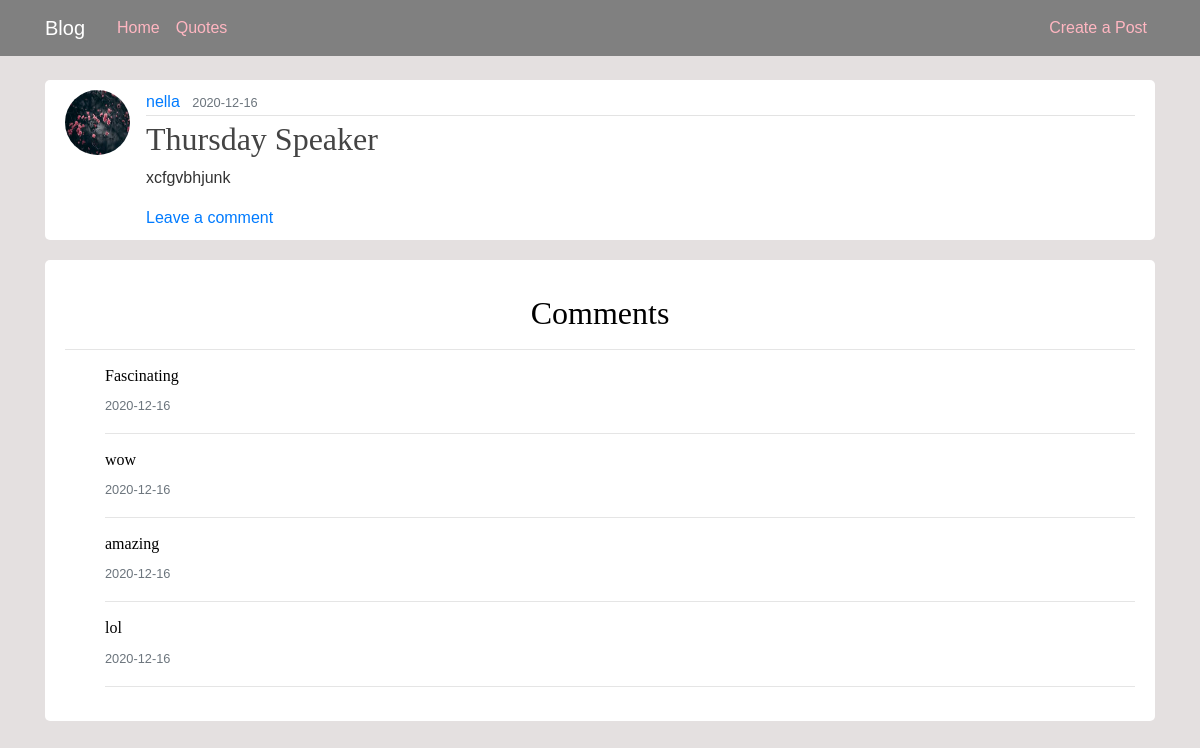
Page /post/3 on the earlier database version.
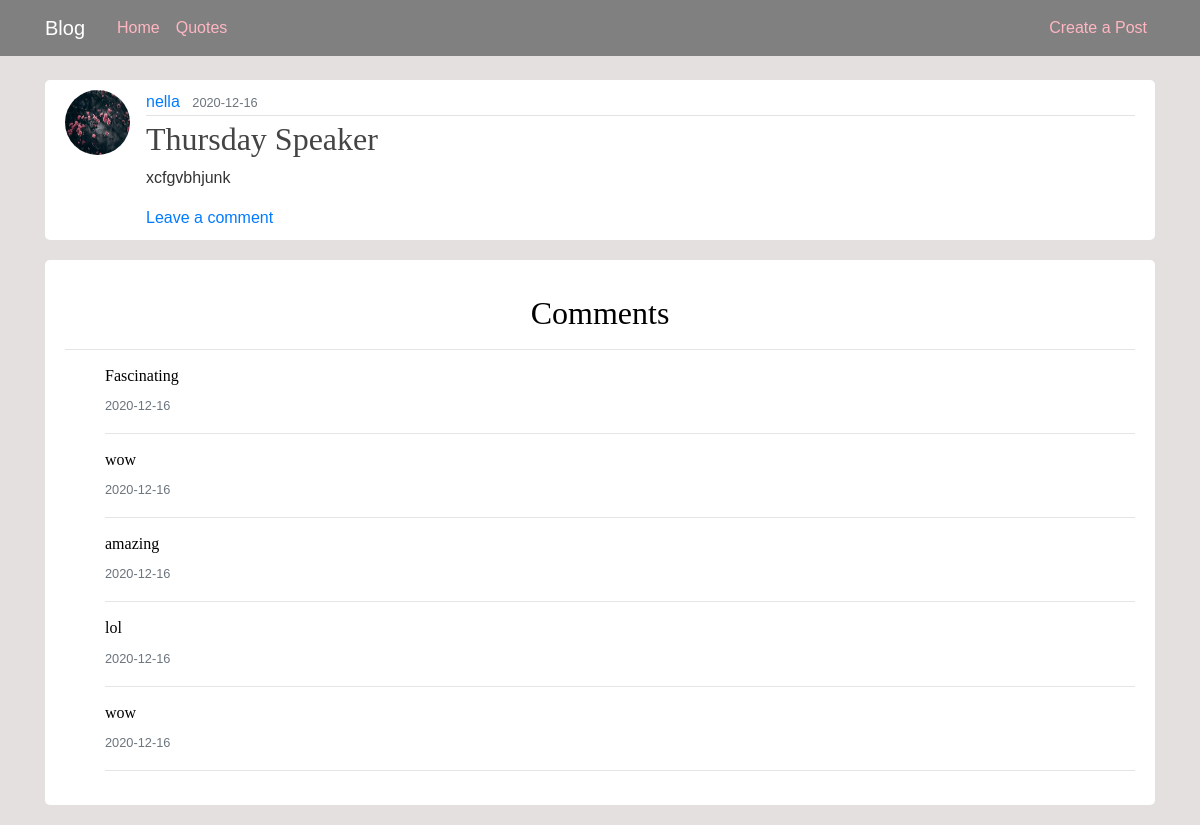
Same page on the later database version.
### app/models.py (models this page shows, shortened)
class Comment(db.Model):
    comment = db.Column(db.Text, nullable=False)
    id = db.Column(db.Integer, primary_key=True)
    post_id = db.Column(db.Integer, db.ForeignKey('post.id'))
    user_id = db.Column(db.Integer, db.ForeignKey('user.id'))

class Post(db.Model):
    id = db.Column(db.Integer, primary_key=True)
    title = db.Column(db.String(100), nullable=False)
    date_posted = db.Column(db.DateTime, nullable=False, default=datetime.utcnow)
    content = db.Column(db.Text, nullable=False)
    user_id = db.Column(db.Integer, db.ForeignKey('user.id'), nullable=False)

### app/routes.py (the view)
@app.route("/post/<int:post_id>")
def post(post_id):
    post = Post.query.get_or_404(post_id)
    comments = Comment.query.filter_by(post_id = post_id).all()
    return render_template('post.html', title=post.title, post=post,comments=comments)

### app/templates/post.html (shortened to what this page needs)
{% extends "layout.html" %}
{% block content %}
  <article class="media content-section">
    <img class="rounded-circle article-img" src="{{ url_for('static', filename='profile_pics/' + post.author.image_file) }}">
    <div class="media-body">
      <div class="article-metadata">
        <a class="mr-2" href="#">{{ post.author.username }}</a>
        <small class="text-muted">{{ post.date_posted.strftime('%Y-%m-%d') }}</small>
      </div>
      <h2 class="article-title">{{ post.title }}</h2>
      <p class="article-content">{{ post.content }}</p>
      <a class="ratings" href="{{ url_for('new_comment', post_id=post.id) }}"> Leave a comment</a>
    </div>
  </article>
  <div class="content-section">
    <div class="mt-4 mb-4">
            <h2 style="text-align: center;">Comments</h2>
            <hr>
            {% if comments %}
            {% for comment in comments %}
            <ul>
                <h6> {{ comment.comment }} </h6>
                <small class="text-muted">{{ post.date_posted.strftime('%Y-%m-%d') }}</small><hr>
            </ul>
        {% endfor %}
        {% else %}
            <p>No comments</p>
        {% endif %}
        </div>
</div>
  {% endblock content %}

Differences in the rows shown:
added Comment: comment "wow", {{ post.date_posted.strftime('%Y-%m-%d') }} "2020-12-16"
